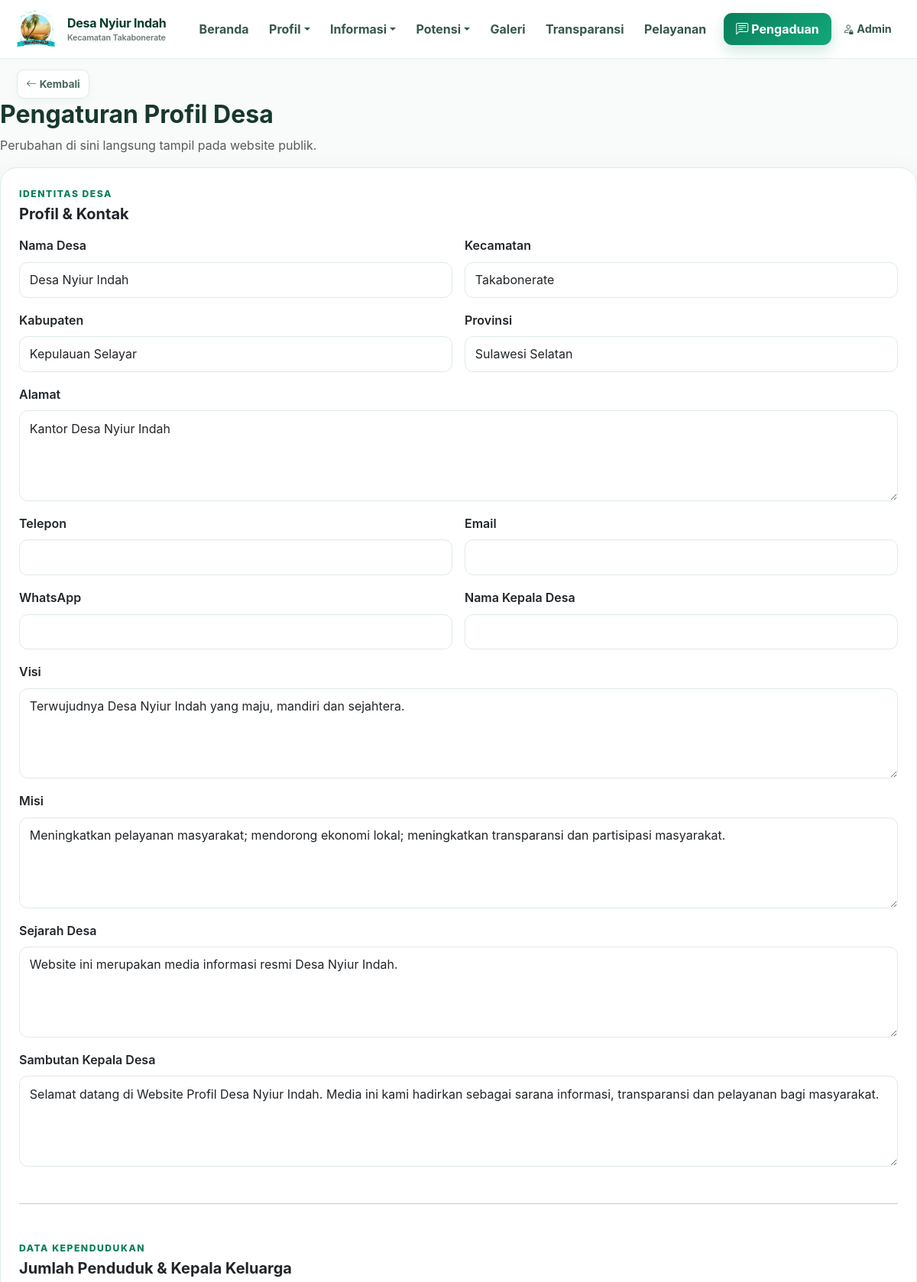
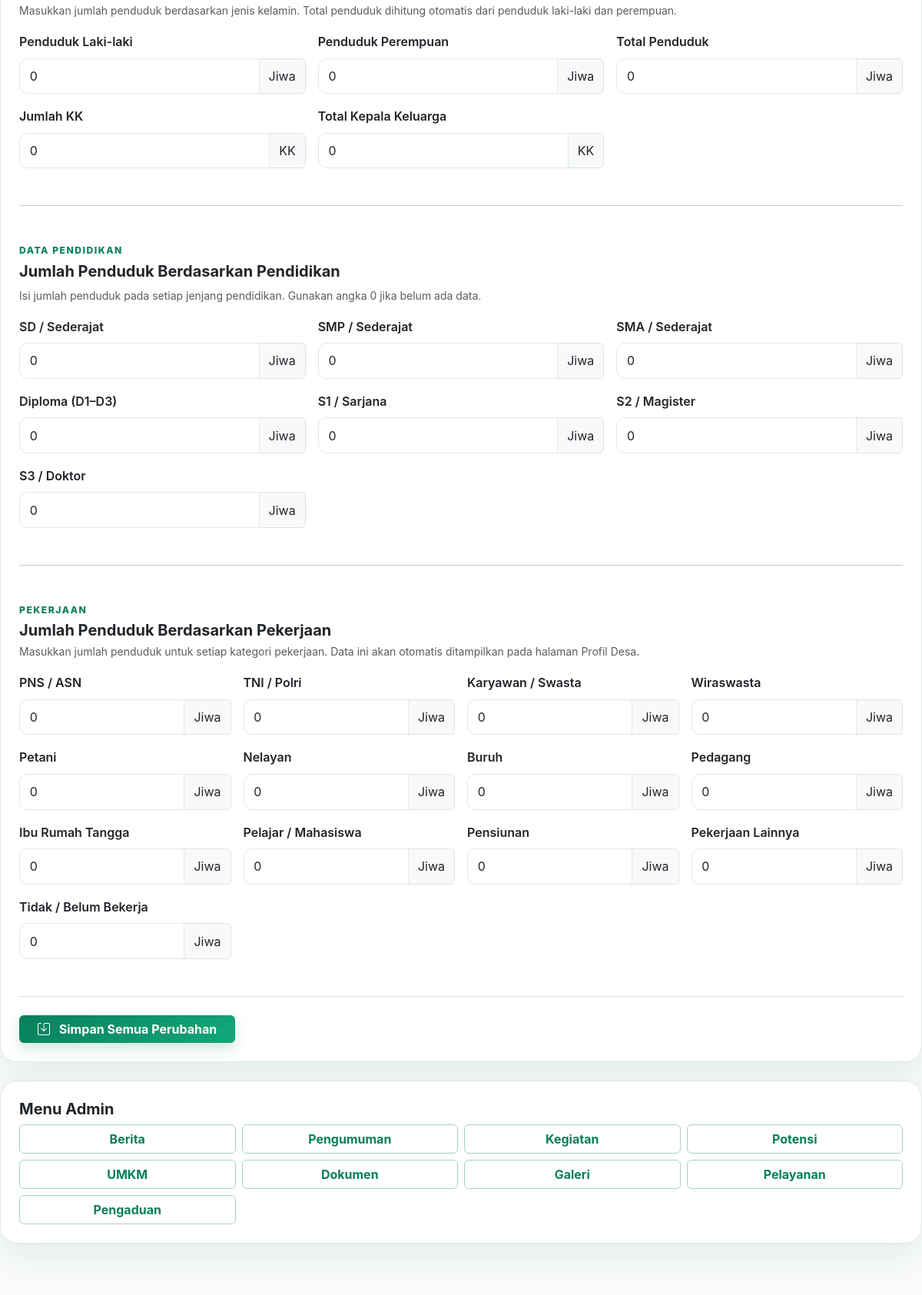
The page /settings.php (upper part) on the database its author committed (2 pictures, top to bottom).
### tables this page shows
CREATE TABLE settings(id INT PRIMARY KEY DEFAULT 1,nama_desa VARCHAR(150),kecamatan VARCHAR(150),kabupaten VARCHAR(150),provinsi VARCHAR(150),alamat TEXT,telepon VARCHAR(50),email VARCHAR(120),whatsapp VARCHAR(50),kepala_desa VARCHAR(100),visi TEXT,misi TEXT,sejarah TEXT,sambutan TEXT,jumlah_penduduk INT UNSIGNED NOT NULL DEFAULT 0,penduduk_laki_laki INT UNSIGNED NOT NULL DEFAULT 0,penduduk_perempuan INT UNSIGNED NOT NULL DEFAULT 0,jumlah_kk INT UNSIGNED NOT NULL DEFAULT 0,pendidikan_sd INT UNSIGNED NOT NULL DEFAULT 0,pendidikan_smp INT UNSIGNED NOT NULL DEFAULT 0,pendidikan_sma INT UNSIGNED NOT NULL DEFAULT 0,pendidikan_d3 INT UNSIGNED NOT NULL DEFAULT 0,pendidikan_s1 INT UNSIGNED NOT NULL DEFAULT 0,pendidikan_s2 INT UNSIGNED NOT NULL DEFAULT 0,pendidikan_s3 INT UNSIGNED NOT NULL DEFAULT 0,pekerjaan_pns INT UNSIGNED NOT NULL DEFAULT 0,pekerjaan_tni_polri INT UNSIGNED NOT NULL DEFAULT 0,pekerjaan_karyawan INT UNSIGNED NOT NULL DEFAULT 0,pekerjaan_wiraswasta INT UNSIGNED NOT NULL DEFAULT 0,pekerjaan_petani INT UNSIGNED NOT NULL DEFAULT 0,pekerjaan_nelayan INT UNSIGNED NOT NULL DEFAULT 0,pekerjaan_buruh INT UNSIGNED NOT NULL DEFAULT 0,pekerjaan_pedagang INT UNSIGNED NOT NULL DEFAULT 0,pekerjaan_ibu_rumah_tangga INT UNSIGNED NOT NULL DEFAULT 0,pekerjaan_pelajar INT UNSIGNED NOT NULL DEFAULT 0,pekerjaan_pensiunan INT UNSIGNED NOT NULL DEFAULT 0,pekerjaan_lainnya INT UNSIGNED NOT NULL DEFAULT 0,pekerjaan_tidak_bekerja INT UNSIGNED NOT NULL DEFAULT 0,logo VARCHAR(255),updated_at TIMESTAMP DEFAULT CURRENT_TIMESTAMP ON UPDATE CURRENT_TIMESTAMP);

### app.php (called while the page is built, shortened)
<?php
function e($v){return htmlspecialchars((string)$v,ENT_QUOTES,'UTF-8');}

### settings.php (the view, shortened to what this page needs)
<?php
require 'header.php';
$s = $pdo->query('SELECT * FROM settings WHERE id=1')->fetch();
?>
<h2 class="fw-bold">Pengaturan Profil Desa</h2>
<p class="text-muted">
    Perubahan di sini langsung tampil pada website publik.
</p>
<div class="card card-soft p-4 mb-4">
    <form method="post">
        <div class="section-kicker mb-1">Identitas Desa</div>
        <h5 class="fw-bold mb-3">Profil & Kontak</h5>
        <div class="row g-3">
            <?php
            $fields = [
                'nama_desa'  => 'Nama Desa',
                'kecamatan'  => 'Kecamatan',
                'kabupaten'  => 'Kabupaten',
                'provinsi'   => 'Provinsi',
                'alamat'     => 'Alamat',
                'telepon'    => 'Telepon',
                'email'      => 'Email',
                'whatsapp'   => 'WhatsApp',
                'kepala_desa'=> 'Nama Kepala Desa',
                'visi'       => 'Visi',
                'misi'       => 'Misi',
                'sejarah'    => 'Sejarah Desa',
                'sambutan'   => 'Sambutan Kepala Desa'
            ];
            foreach ($fields as $f => $l):
            ?>
            <div class="col-md-<?= in_array($f, [
                'alamat','visi','misi','sejarah','sambutan'
            ]) ? '12' : '6' ?>">
                <label class="form-label fw-semibold">
                    <?= e($l) ?>
                </label>
                <?php if (in_array($f, [
                    'alamat','visi','misi','sejarah','sambutan'
                ])): ?>
                    <textarea
                        name="<?= e($f) ?>"
                        rows="4"
                        class="form-control"
                    ><?= e($s[$f] ?? '') ?></textarea>
                <?php else: ?>
                    <input
                        type="text"
                        name="<?= e($f) ?>"
                        class="form-control"
                        value="<?= e($s[$f] ?? '') ?>"
                    >
                <?php endif; ?>
            </div>
            <?php endforeach; ?>
        </div>
        <hr class="my-5">
        <div class="section-kicker mb-1">Data Kependudukan</div>
        <h5 class="fw-bold">
            Jumlah Penduduk & Kepala Keluarga
        </h5>
        <p class="text-muted small">
            Masukkan jumlah penduduk berdasarkan jenis kelamin.
            Total penduduk dihitung otomatis dari penduduk laki-laki
            dan perempuan.
        </p>
        <div class="row g-3">
            <div class="col-md-4">
                <label class="form-label fw-semibold">
                    Penduduk Laki-laki
                </label>
                <div class="input-group">
                    <input
                        type="number"
                        min="0"
                        name="penduduk_laki_laki"
                        class="form-control"
                        value="<?= e($s['penduduk_laki_laki'] ?? 0) ?>"
                    >
                    <span class="input-group-text">Jiwa</span>
                </div>
            </div>
            <div class="col-md-4">
                <label class="form-label fw-semibold">
                    Penduduk Perempuan
                </label>
                <div class="input-group">
                    <input
                        type="number"
                        min="0"
                        name="penduduk_perempuan"
                        class="form-control"
                        value="<?= e($s['penduduk_perempuan'] ?? 0) ?>"
                    >
                    <span class="input-group-text">Jiwa</span>
                </div>
            </div>
            <div class="col-md-4">
                <label class="form-label fw-semibold">
                    Total Penduduk
                </label>
                <div class="input-group">
                    <input
                        type="number"
                        min="0"
                        name="jumlah_penduduk"
                        id="jumlah_penduduk"
                        class="form-control"
                        value="<?= e($s['jumlah_penduduk'] ?? 0) ?>"
                        readonly
                    >
                    <span class="input-group-text">Jiwa</span>
                </div>
            </div>
            <div class="col-md-4">
                <label class="form-label fw-semibold">
                    Jumlah KK
                </label>
                <div class="input-group">
                    <input
                        type="number"
                        min="0"
                        name="jumlah_kk"
                        id="jumlah_kk_input"
                        class="form-control"
                        value="<?= e($s['jumlah_kk'] ?? 0) ?>"
                    >
                    <span class="input-group-text">KK</span>
                </div>
            </div>
            <div class="col-md-4">
                <label class="form-label fw-semibold">
                    Total Kepala Keluarga
                </label>
                <div class="input-group">
                    <input
                        type="number"
                        id="total_kepala_keluarga"
                        class="form-control"
                        value="<?= e($s['jumlah_kk'] ?? 0) ?>"
                        readonly
                    >
                    <span class="input-group-text">KK</span>
                </div>
            </div>
        </div>
        <hr class="my-5">
        <div class="section-kicker mb-1">
            Data Pendidikan
        </div>
        <h5 class="fw-bold">
            Jumlah Penduduk Berdasarkan Pendidikan
        </h5>
        <p class="text-muted small">
            Isi jumlah penduduk pada setiap jenjang pendidikan.
            Gunakan angka 0 jika belum ada data.
        </p>
        <div class="row g-3">
            <?php
            $education = [
                'pendidikan_sd'  => 'SD / Sederajat',
                'pendidikan_smp' => 'SMP / Sederajat',
                'pendidikan_sma' => 'SMA / Sederajat',
                'pendidikan_d3'  => 'Diploma (D1–D3)',
                'pendidikan_s1'  => 'S1 / Sarjana',
                'pendidikan_s2'  => 'S2 / Magister',
                'pendidikan_s3'  => 'S3 / Doktor'
            ];
            foreach ($education as $f => $l):
            ?>
            <div class="col-6 col-md-4">
                <label class="form-label fw-semibold">
                    <?= e($l) ?>
                </label>
                <div class="input-group">
                    <input
                        type="number"
                        min="0"
                        name="<?= e($f) ?>"
                        class="form-control"
                        value="<?= e($s[$f] ?? 0) ?>"
                    >
                    <span class="input-group-text">
                        Jiwa
                    </span>
                </div>
            </div>
            <?php endforeach; ?>
        </div>
        <hr class="my-5">
        <div class="section-kicker mb-1">
            Pekerjaan
        </div>
        <h5 class="fw-bold mb-1">
            Jumlah Penduduk Berdasarkan Pekerjaan
        </h5>
        <p class="text-muted small">
            Masukkan jumlah penduduk untuk setiap kategori pekerjaan.
            Data ini akan otomatis ditampilkan pada halaman Profil Desa.
        </p>
        <div class="row g-3">
            <?php
            $jobs = [
                'pekerjaan_pns'             => 'PNS / ASN',
                'pekerjaan_tni_polri'       => 'TNI / Polri',
                'pekerjaan_karyawan'        => 'Karyawan / Swasta',
                'pekerjaan_wiraswasta'      => 'Wiraswasta',
                'pekerjaan_petani'          => 'Petani',
                'pekerjaan_nelayan'         => 'Nelayan',
                'pekerjaan_buruh'           => 'Buruh',
                'pekerjaan_pedagang'        => 'Pedagang',
                'pekerjaan_ibu_rumah_tangga' => 'Ibu Rumah Tangga',
                'pekerjaan_pelajar'         => 'Pelajar / Mahasiswa',
                'pekerjaan_pensiunan'       => 'Pensiunan',
                'pekerjaan_lainnya'         => 'Pekerjaan Lainnya',
                'pekerjaan_tidak_bekerja'   => 'Tidak / Belum Bekerja'
            ];
            foreach ($jobs as $f => $label):
            ?>
            <div class="col-6 col-md-4 col-lg-3">
                <label class="form-label fw-semibold">
                    <?= e($label) ?>
                </label>
                <div class="input-group">
                    <input
                        type="number"
                        min="0"
                        name="<?= e($f) ?>"
                        class="form-control"
                        value="<?= e($s[$f] ?? 0) ?>"
                    >
                    <span class="input-group-text">
                        Jiwa
                    </span>
                </div>
            </div>
            <?php endforeach; ?>
        </div>
        <div class="border-top mt-5 pt-4">
            <button
                type="submit"
                class="btn btn-primary px-4"
            >
                <i class="bi bi-save me-2"></i>
                Simpan Semua Perubahan
            </button>
        </div>
    </form>
</div>
<div class="card card-soft p-4 mt-4">
    <h5 class="fw-bold">
        Menu Admin
    </h5>
    <div class="row g-2">
        <?php foreach ([
            'posts'         => 'Berita',
            'announcements' => 'Pengumuman',
            'activities'    => 'Kegiatan',
            'potentials'    => 'Potensi',
            'umkm'          => 'UMKM',
            'documents'     => 'Dokumen',
            'galleries'     => 'Galeri',
            'services'      => 'Pelayanan',
            'complaints'    => 'Pengaduan'
        ] as $k => $v):
        ?>
        <div class="col-6 col-md-3">
            <a
                class="btn btn-outline-success w-100"
                href="manage.php?type=<?= $k ?>"
            >
                <?= e($v) ?>
            </a>
        </div>
        <?php endforeach; ?>
    </div>
</div>
<?php require 'footer.php'; ?>

### style.css (style rules this page uses)
:root { --primary:#087f5b;--primary-2:#12a879;--primary-3:#065c42;--deep:#063b2d; --ink:#17382e;--muted:#6a7d76;--soft:#effaf6;--soft-2:#f6fbf9; --line:#dfebe6;--white:#fff;--shadow:0 16px 45px rgba(4,65,47,.08); --shadow-lg:0 24px 70px rgba(4,65,47,.13);--radius:20px; }
* { box-sizing:border-box }
html { scroll-behavior:smooth }
body { font-family:Inter,ui-sans-serif,system-ui,-apple-system,"Segoe UI",sans-serif;color:var(--ink);background:#f8fbfa;line-height:1.65 }
a { transition:.2s ease }
.btn-primary { background:linear-gradient(135deg,var(--primary),var(--primary-2));border:0;box-shadow:0 8px 18px rgba(8,127,91,.18);font-weight:700 }
.btn-outline-success { border-color:#a9cfc2;color:var(--primary);font-weight:700 }
.section-kicker { color:var(--primary);font-size:.76rem;font-weight:850;text-transform:uppercase;letter-spacing:1.5px }
.card-soft { border:1px solid var(--line);border-radius:22px;box-shadow:var(--shadow);height:100%;background:#fff;overflow:hidden;transition:.25s }
.form-control,.form-select { border-color:var(--line);border-radius:11px;padding:.65rem .8rem }

### rows shown on the page
settings: nama_desa "Desa Nyiur Indah", kecamatan "Takabonerate", kabupaten "Kepulauan Selayar", provinsi "Sulawesi Selatan", alamat "Kantor Desa Nyiur Indah", visi "Terwujudnya Desa Nyiur Indah yang maju, mandiri dan sejahtera.", misi "Meningkatkan pelayanan masyarakat; mendorong ekonomi lokal; meningkatkan transparansi dan partisipasi masyarakat.", sejarah "Website ini merupakan media informasi resmi Desa Nyiur Indah.", sambutan "Selamat datang di Website Profil Desa Nyiur Indah. Media ini kami hadirkan sebagai sarana informasi, transparansi dan pelayanan bagi masyarakat.", penduduk_laki_laki "0", penduduk_perempuan "0", jumlah_penduduk "0", jumlah_kk "0", pendidikan_sd "0", pendidikan_smp "0", pendidikan_sma "0", pendidikan_d3 "0", pendidikan_s1 "0", pendidikan_s2 "0", pendidikan_s3 "0", pekerjaan_pns "0", pekerjaan_tni_polri "0", pekerjaan_karyawan "0", pekerjaan_wiraswasta "0", pekerjaan_petani "0", pekerjaan_nelayan "0", pekerjaan_buruh "0", pekerjaan_pedagang "0", pekerjaan_ibu_rumah_tangga "0", pekerjaan_pelajar "0", pekerjaan_pensiunan "0", pekerjaan_lainnya "0", pekerjaan_tidak_bekerja "0"

### other values the page prints
$l "Nama Desa"
$l "Kecamatan"
$l "Kabupaten"
$l "Provinsi"
$l "Alamat"
$l "Telepon"
$l "Email"
$l "WhatsApp"
$l "Nama Kepala Desa"
$l "Visi"
$l "Misi"
$l "Sejarah Desa"
$l "Sambutan Kepala Desa"
$l "SD / Sederajat"
$l "SMP / Sederajat"
